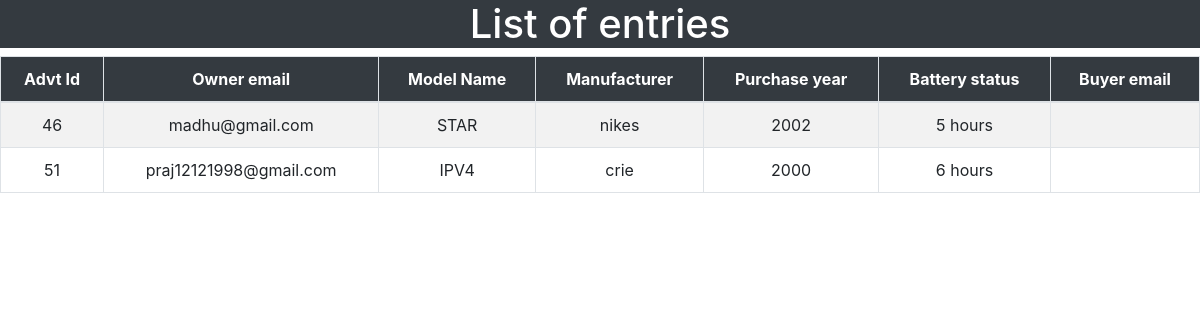
The app's page /camera_summary.php with its own data.
### tables this page shows
CREATE TABLE `camera` (
  `product_id` int(200) NOT NULL,
  `manufacturer` varchar(255) DEFAULT NULL,
  `model_name` varchar(255) DEFAULT NULL,
  `year_of_purchase` varchar(225) DEFAULT NULL,
  `battery_status` varchar(255) DEFAULT NULL,
  `ad_description` varchar(255) DEFAULT NULL,
  `expected_price` varchar(255) DEFAULT NULL
);

CREATE TABLE `advertisement` (
  `advt_id` int(100) NOT NULL,
  `item_name` varchar(255) DEFAULT NULL,
  `item_type` varchar(255) DEFAULT NULL,
  `date_of_init` varchar(255) DEFAULT NULL,
  `date_of_exp` varchar(255) DEFAULT NULL,
  `owner_id` varchar(255) DEFAULT NULL,
  `buyer_id` varchar(255) DEFAULT NULL
);

### camera_summary.php (the view, shortened to what this page needs)
<html>
    <head>
<link rel="stylesheet" href="https://maxcdn.bootstrapcdn.com/bootstrap/4.5.2/css/bootstrap.min.css">
</head>
<body>
<div class="main-div">
    <h1 class="text-center text-white bg-dark">List of entries</h1>
          <div class="center-div">
        <div class="table-responsive">
            <table class="table table-bordered table-striped table-hover text-center">
                <thead class="bg-dark text-white">
                    <tr>
                        <th>Advt Id</th>
                        <th>Owner email</th>
                        <th>Model Name</th>
                        <th>Manufacturer</th>
                        <th>Purchase year</th>
                        <th>Battery status</th>
                        <th>Buyer email</th>
                   </tr>
                </thead>
                <tbody>
                <?php
                    $username= "root";
                    $password = "";
                    $server = 'localhost';
                    $db = 'olx';
                    $con = mysqli_connect($server,$username,$password,$db);
                   $selectquery = "select a.advt_id,a.owner_id,b.model_name,b.manufacturer,b.year_of_purchase,b.battery_status,a.buyer_id from advertisement a inner join camera b on a.advt_id=b.product_id;";
                    $query = mysqli_query($con,$selectquery);
                    while($res = mysqli_fetch_array($query)){
                        ?>
                        <tr>
                        <td><?php echo $res['advt_id'];?></td>
                        <td><?php echo $res['owner_id'];?></td>
                        <td><?php echo $res['model_name'];?></td>
                        <td><?php echo $res['manufacturer'] ?></td>
                        <td><?php echo $res['year_of_purchase'];?></td>
                        <td><?php echo $res['battery_status'];?></td>
                        <td><?php echo $res['buyer_id'];?></td>
                        </tr>
                    <?php
                    }
                    ?>
                </tbody>
            </table>
        </div>
    </div>
</body>
</html>

### records on screen
camera: product_id.advt_id "46", product_id.owner_id "madhu@gmail.com", model_name "STAR", manufacturer "nikes", year_of_purchase "2002", battery_status "5 hours"
camera: product_id.advt_id "51", product_id.owner_id "praj12121998@gmail.com", model_name "IPV4", manufacturer "crie", year_of_purchase "2000", battery_status "6 hours"
